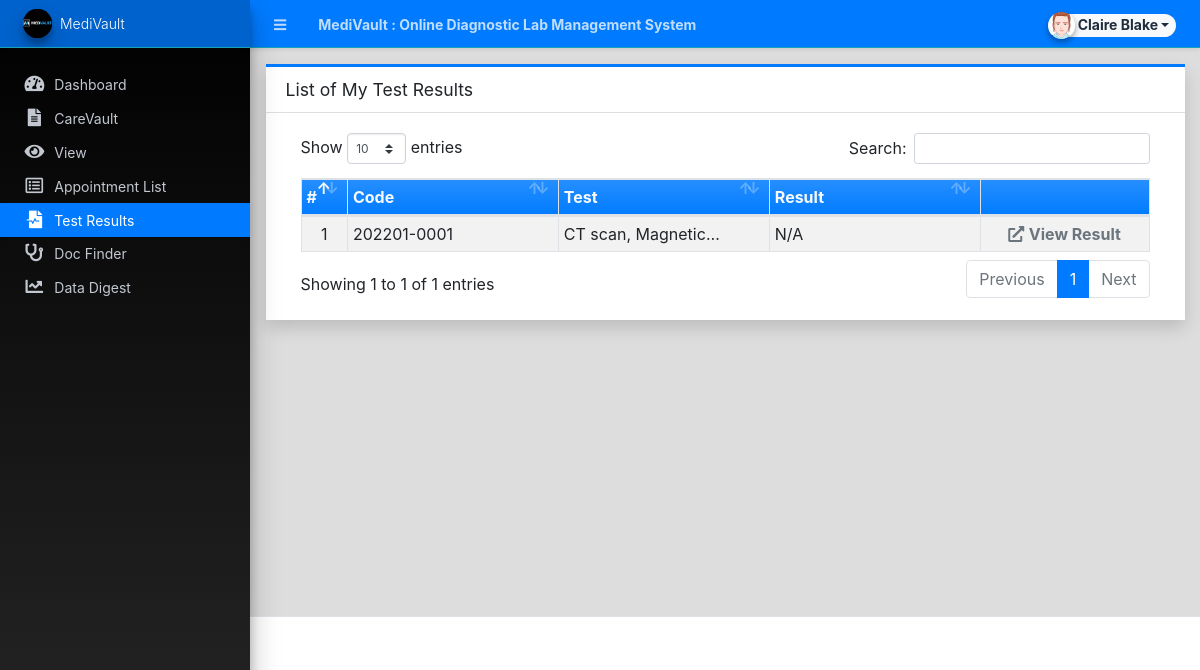
/?page=reports (signed in), run on the app's committed database.
### tables this page shows
CREATE TABLE `appointment_list` (
  `id` int(30) NOT NULL,
  `code` varchar(100) NOT NULL,
  `schedule` datetime NOT NULL,
  `client_id` int(30) NOT NULL,
  `prescription_path` text NOT NULL,
  `status` tinyint(1) NOT NULL DEFAULT 0,
  `date_created` datetime NOT NULL DEFAULT current_timestamp(),
  `date_updated` datetime DEFAULT NULL ON UPDATE current_timestamp()
);

### classes/DBConnection.php (called while the page is built, shortened)
<?php
class DBConnection{
    private $host = DB_SERVER;
    private $username = DB_USERNAME;
    private $password = DB_PASSWORD;
    private $database = DB_NAME;
    public $conn;
    public function __construct(){
        if (!isset($this->conn)) {
            $this->conn = new mysqli($this->host, $this->username, $this->password, $this->database);
        }
    }
}
?>

### classes/SystemSettings.php (called while the page is built, shortened)
<?php
class SystemSettings extends DBConnection{
	function userdata($field = ''){
		if(!empty($field)){
			if(isset($_SESSION['userdata'][$field]))
				return $_SESSION['userdata'][$field];
			else
				return null;
		}else{
			return false;
		}
	}
}
$_settings = new SystemSettings();
?>

### reports/index.php (the view, shortened to what this page needs)
<div class="card card-outline card-primary rounded-0 shadow">
	<div class="card-header">
		<h3 class="card-title">List of My Test Results</h3>
	</div>
	<div class="card-body">
		<div class="container-fluid">
        <div class="container-fluid">
			<table class="table table-bordered table-hover table-striped">
				<colgroup>
					<col width="5%">
					<col width="25%">
					<col width="25%">
					<col width="25%">
					<col width="20%">
				</colgroup>
				<thead>
					<tr class="bg-gradient-primary text-light">
						<th>#</th>
						<th>Code</th>
						<th>Test</th>
						<th>Result</th>
						<th></th>
					</tr>
				</thead>
				<tbody>
					<?php
						$i = 1;
						$qry = $conn->query("SELECT * from `appointment_list` where client_id ='{$_settings->userdata('id')}' and status = 6 order by unix_timestamp(date_created) desc ");
						while($row = $qry->fetch_assoc()):
                            $tests = $conn->query("SELECT * FROM `test_list` where id in (SELECT test_id FROM `appointment_test_list` where appointment_id = '{$row['id']}')");
                            $test = "N/A";
                            if($tests->num_rows > 0){
                                $res = $tests->fetch_all(MYSQLI_ASSOC);
                                $test_arr = array_column($res,'name');
                                $test = implode(", ",$test_arr);
                            }
					?>
						<tr>
							<td class="text-center"><?php echo $i++; ?></td>
							<td class=""><?= $row['code'] ?></td>
							<td class=""><p class="m-0 truncate-1"><?= $test ?></p></td>
                            <td class="">
							<?php if(isset($row['code']) && is_file(base_app."uploads/reports/".$row['code'].".pdf")): ?>
                                <a href='<?= base_url."uploads/reports/".$row['code'].".pdf" ?>' target='_blank' download='<?= $row['code'].".pdf" ?>'><?= $row['code'].".pdf" ?></a>
                            <?php else: ?>
                                N/A
                            <?php endif; ?>
							</td>
							<td align="center">
                                <a href='<?= base_url."uploads/reports/".$row['code'].".pdf" ?>' target='_blank' class="text-muted"><i class="fa fa-external-link-alt text-muted"></i> <b>View Result</b></a>
							</td>
						</tr>
					<?php endwhile; ?>
				</tbody>
			</table>
		</div>
		</div>
	</div>
</div>

### data on the page
appointment_list: code "202201-0001", test "CT scan,…", shows "N/A"

### other printed values
$_settings->userdata('firstname').' '.$_settings->userdata('lastname') "Claire Blake"
